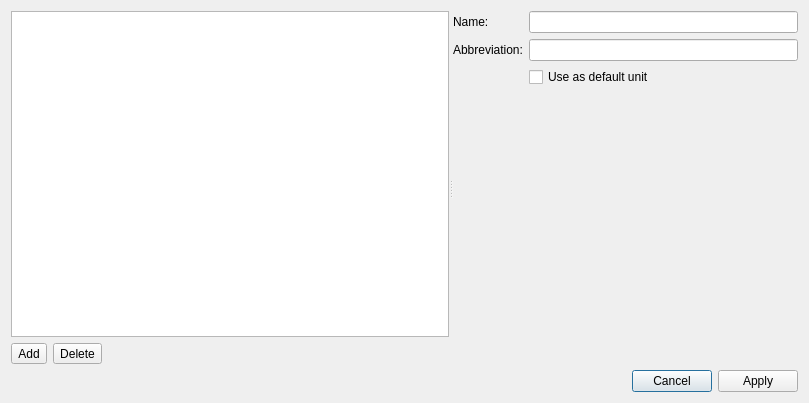
<?xml version="1.0" encoding="UTF-8"?>
<ui version="4.0">
 <class>PartUnitsDialog</class>
 <widget class="QDialog" name="PartUnitsDialog">
  <property name="geometry">
   <rect>
    <x>0</x>
    <y>0</y>
    <width>809</width>
    <height>403</height>
   </rect>
  </property>
  <property name="windowTitle">
   <string>Dialog</string>
  </property>
  <layout class="QVBoxLayout" name="verticalLayout_2">
   <item>
    <widget class="QSplitter" name="splitter">
     <property name="orientation">
      <enum>Qt::Horizontal</enum>
     </property>
     <widget class="QWidget" name="layoutWidget">
      <layout class="QVBoxLayout" name="verticalLayout">
       <item>
        <widget class="QTableView" name="unitsTableView">
         <property name="iconSize">
          <size>
           <width>16</width>
           <height>16</height>
          </size>
         </property>
         <property name="sortingEnabled">
          <bool>true</bool>
         </property>
         <attribute name="verticalHeaderVisible">
          <bool>false</bool>
         </attribute>
        </widget>
       </item>
       <item>
        <layout class="QHBoxLayout" name="horizontalLayout">
         <item>
          <widget class="QToolButton" name="toolButton">
           <property name="text">
            <string>Add</string>
           </property>
           <property name="icon">
            <iconset resource="resources.qrc">
             <normaloff>:/icons/add</normaloff>:/icons/add</iconset>
           </property>
           <property name="toolButtonStyle">
            <enum>Qt::ToolButtonIconOnly</enum>
           </property>
          </widget>
         </item>
         <item>
          <widget class="QToolButton" name="toolButton_2">
           <property name="text">
            <string>Delete</string>
           </property>
           <property name="icon">
            <iconset resource="resources.qrc">
             <normaloff>:/icons/delete</normaloff>:/icons/delete</iconset>
           </property>
          </widget>
         </item>
         <item>
          <spacer name="horizontalSpacer">
           <property name="orientation">
            <enum>Qt::Horizontal</enum>
           </property>
           <property name="sizeHint" stdset="0">
            <size>
             <width>40</width>
             <height>20</height>
            </size>
           </property>
          </spacer>
         </item>
        </layout>
       </item>
      </layout>
     </widget>
     <widget class="QWidget" name="layoutWidget">
      <layout class="QFormLayout" name="formLayout">
       <item row="0" column="0">
        <widget class="QLabel" name="label">
         <property name="text">
          <string>Name:</string>
         </property>
        </widget>
       </item>
       <item row="0" column="1">
        <widget class="QLineEdit" name="nameEdit"/>
       </item>
       <item row="1" column="0">
        <widget class="QLabel" name="label_2">
         <property name="text">
          <string>Abbreviation:</string>
         </property>
        </widget>
       </item>
       <item row="1" column="1">
        <widget class="QLineEdit" name="abbreviationEdit"/>
       </item>
       <item row="2" column="1">
        <widget class="QCheckBox" name="defaultCheckbox">
         <property name="text">
          <string>Use as default unit</string>
         </property>
        </widget>
       </item>
      </layout>
     </widget>
    </widget>
   </item>
   <item>
    <widget class="QDialogButtonBox" name="buttonBox">
     <property name="orientation">
      <enum>Qt::Horizontal</enum>
     </property>
     <property name="standardButtons">
      <set>QDialogButtonBox::Apply|QDialogButtonBox::Cancel</set>
     </property>
    </widget>
   </item>
  </layout>
 </widget>
 <resources>
  <include location="resources.qrc"/>
 </resources>
 <connections>
  <connection>
   <sender>buttonBox</sender>
   <signal>accepted()</signal>
   <receiver>PartUnitsDialog</receiver>
   <slot>accept()</slot>
   <hints>
    <hint type="sourcelabel">
     <x>248</x>
     <y>254</y>
    </hint>
    <hint type="destinationlabel">
     <x>157</x>
     <y>274</y>
    </hint>
   </hints>
  </connection>
  <connection>
   <sender>buttonBox</sender>
   <signal>rejected()</signal>
   <receiver>PartUnitsDialog</receiver>
   <slot>reject()</slot>
   <hints>
    <hint type="sourcelabel">
     <x>316</x>
     <y>260</y>
    </hint>
    <hint type="destinationlabel">
     <x>286</x>
     <y>274</y>
    </hint>
   </hints>
  </connection>
 </connections>
</ui>
